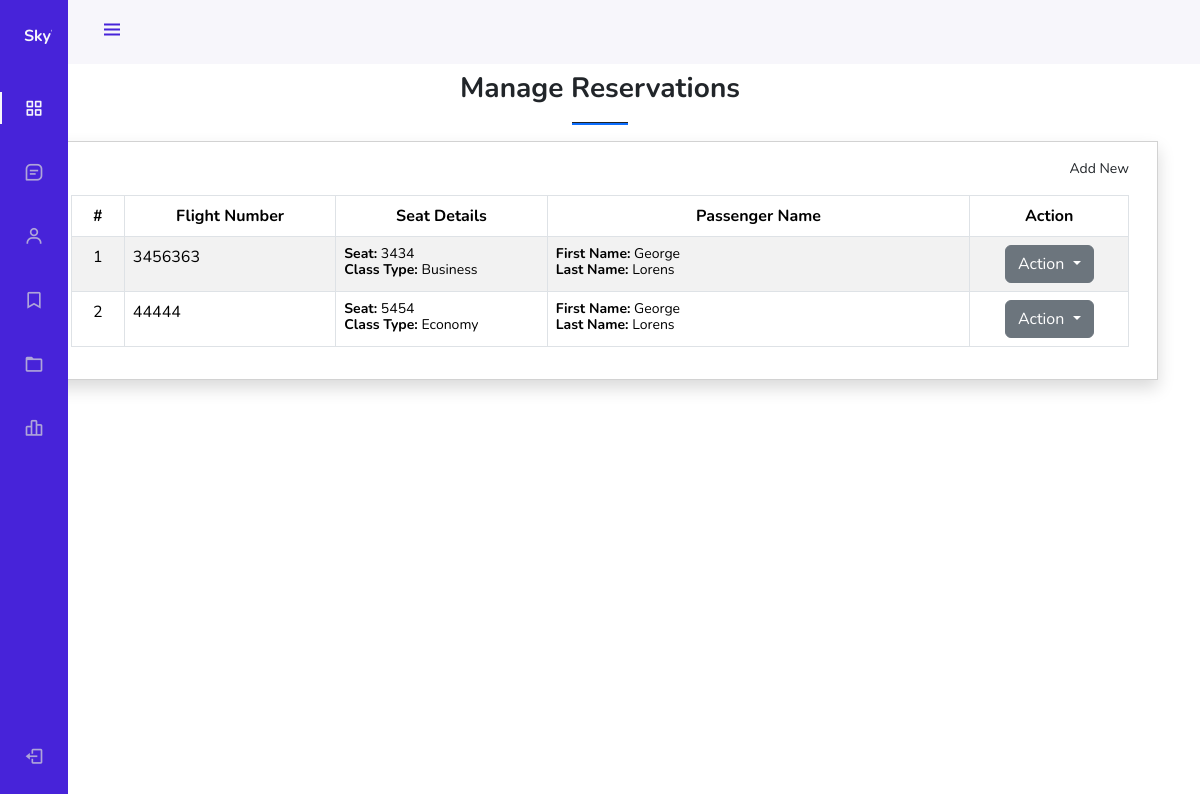
The page /manage-reservations/ on the database its author committed.
### base/models.py (models this page shows, shortened)
class Reservation(models.Model):
    CLASS_CHOICES = [
        ('Economy', 'Economy'),
        ('Business', 'Business'),
        ('First', 'First'),
    ]
    passenger = models.ForeignKey(Passenger, on_delete=models.CASCADE)
    seat_number = models.CharField(max_length=10)
    class_type = models.CharField(max_length=20, choices=CLASS_CHOICES)
    flight = models.ForeignKey(Flight, on_delete=models.CASCADE)

class Flight(models.Model):
    flight_number = models.CharField(max_length=20)
    origin = models.ForeignKey(City, related_name='departing_flights', on_delete=models.CASCADE)
    destination = models.ForeignKey(City, related_name='arriving_flights', on_delete=models.CASCADE)
    date = models.DateField()
    arrival_time = models.TimeField()
    departure_time = models.TimeField()
    airplane = models.ForeignKey(Airplane, on_delete=models.CASCADE)
    pilots = models.ManyToManyField(Pilot, related_name='piloted_flights')
    staff = models.ManyToManyField(Staff, related_name='flights')

### accounts/models.py (models this page shows, shortened)
class User(AbstractBaseUser, PermissionsMixin):
    email = models.EmailField(unique=True)
    first_name = models.CharField(max_length=30, blank=True)
    last_name = models.CharField(max_length=30, blank=True)
    is_staff = models.BooleanField(default=False)
    is_active = models.BooleanField(default=True)
    date_joined = models.DateTimeField(default=timezone.now)
    objects = UserManager()
    USERNAME_FIELD = 'email'
    REQUIRED_FIELDS = ['first_name', 'last_name']

### base/views.py (the view)
# urls.py: path('manage-reservations/', views.reservation_list, name='manage_reservations'),
def reservation_list(request):
    reservations = Reservation.objects.all()
    context = {'reservations': reservations}
    return render(request, 'base/reservation_management.html', context)

### base/templates/base/reservation_management.html (shortened to what this page needs)
{% extends 'base/base.html' %} {% block content %}
<section class="py-4">
  <div class="container">
    <h3 class="fw-bolder text-center">Manage Reservations</h3>
    <center>
      <hr class="bg-primary opacity-100" style="height: 3px" width="5%" />
    </center>
    <div class="card rounded-0 shadow">
      <div class="card-body">
        <div class="container-fluid">
          <div class="text-end mb-3">
            <a
              class="btn btn-sm btn-primary rounded-0 bg-gradient-primary dropdown-item add-reservation"
              href="{% url 'add_reservation' %}"
              data-url="{% url 'add_reservation' %}"
              data-toggle="modal"
              data-target="#exampleModal"
            >
               Add New
            </a>
          </div>
          <table class="table table-bordered table-striped" id="flight-tbl">
            <colgroup>
              <col width="5%" />
              <col width="20%" />
              <col width="20%" />
              <col width="40%" />
              <col width="15%" />
            </colgroup>
            <thead>
              <tr>
                <th class="text-center">#</th>
                <th class="text-center">Flight Number</th>
                <th class="text-center">Seat Details</th>
                <th class="text-center">Passenger Name</th>
                <th class="text-center">Action</th>
              </tr>
            </thead>
            <tbody>
              {% for reservation in reservations %}
              <tr>
                <td class="text-center">{{ forloop.counter }}</td>
                <td>{{ reservation.flight.flight_number }}</td>
                <td>
                  <div class="lh-1">
                    <small><b>Seat:</b> {{ reservation.seat_number }}</small
                    ><br />
                    <small
                      ><b>Class Type:</b> {{ reservation.class_type}}</small
                    >
                  </div>
                </td>
                <td>
                  <div class="lh-1">
                    <small
                      ><b>First Name:</b>
                      {{reservation.passenger.first_name}}</small
                    ><br />
                    <small
                      ><b>Last Name:</b>
                      {{reservation.passenger.last_name}}</small
                    >
                  </div>
                </td>
                <td class="text-center">
                  <div class="dropdown">
                    <button
                      class="btn btn-secondary dropdown-toggle"
                      type="button"
                      id="abtn{{ flight.pk }}"
                      data-toggle="dropdown"
                      aria-haspopup="true"
                      aria-expanded="false"
                    >
                      Action
                    </button>
                  </div>
                </td>
              </tr>
              {% endfor %}
            </tbody>
          </table>
        </div>
      </div>
    </div>
  </div>
</section>
{% endblock %}

### static/css/sidebar.css (style rules this page uses)
:root { --header-height: 3rem; --nav-width: 68px; --first-color: #4723d9; --first-color-light: #afa5d9; --white-color: #f7f6fb; --body-font: "Nunito", sans-serif; --normal-font-size: 1rem; --z-fixed: 100; }
body { position: relative; margin: var(--header-height) 0 0 0; padding: 0 1rem; font-family: var(--body-font); font-size: var(--normal-font-size); transition: 0.5s; }
a { text-decoration: none; }

### rows shown on the page
Reservation: flight.flight_number "3456363", seat_number "3434", class_type "Business", passenger.first_name "George", passenger.last_name "Lorens"
Reservation: flight.flight_number "44444", seat_number "5454", class_type "Economy", passenger.first_name "George", passenger.last_name "Lorens"
